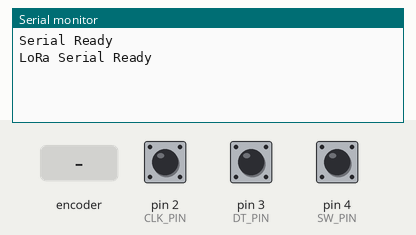
Simulated run of this sketch. Board: Arduino Uno, built with avr-gcc and run on an emulated ATmega328P. Shown: the last lines printed to the serial monitor. Inputs (shaded band) come from the test bench; at power-on: pin 4 (SW_PIN) HIGH, pin 2 (CLK_PIN) HIGH, pin 3 (DT_PIN) HIGH. The modem accepts every AT command (registered, SIM ready, sends succeed) and sends nothing else.

Above: at 1.2 s.
1.3 s: rotary encoder on pin 2 (CLK_PIN) / pin 3 (DT_PIN) turned 1 step (first pin leading)
At 2.6 s:
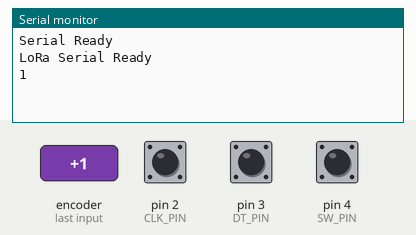
3.0 s: pin 4 (SW_PIN) pulled LOW for 0.15 s
At 3.9 s:
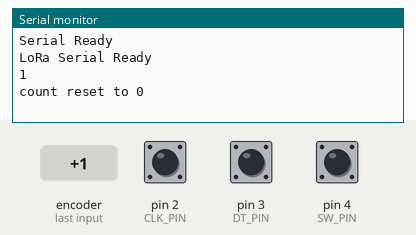
4.6 s: rotary encoder on pin 2 (CLK_PIN) / pin 3 (DT_PIN) turned 3 steps (first pin leading)
At 5.4 s:
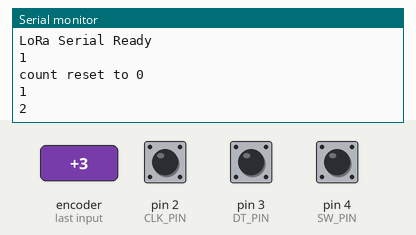

Measured:
- after the input at 1.3 s, the serial monitor: prints a new line at once (image 1)
- after the input at 3.0 s, the serial monitor: prints a new line at once (image 2)
- after the input at 4.6 s, the serial monitor: prints a new line at once (image 3)

The sketch:

Lab05_rotary.ino
```cpp
#include <SoftwareSerial.h>
#define SERIAL_BAUDRATE 9600
#define CLK_PIN 2 // 定義連接腳位
#define DT_PIN 3
#define SW_PIN 4
SoftwareSerial LoRaUART(10, 11); // to TX, to RX
#define interruptA 0 // UNO腳位2是interrupt 0，其他板子請見官方網頁

volatile long SensorValue = 0;
unsigned long t = 0;

void setup() {
  Serial.begin(SERIAL_BAUDRATE);
  while (!Serial) {
    ; // wait for serial port to connect. Needed for native USB port only
  }
  Serial.println("Serial Ready");
  LoRaUART.begin(SERIAL_BAUDRATE);
  LoRaUART.println("AT");

  while (!LoRaUART.available()) {
    ; // wait for software serial port ready.
  }
  Serial.println("LoRa Serial Ready");
  // 當狀態下降時，代表旋轉編碼器被轉動了
  attachInterrupt(interruptA, rotaryEncoderChanged, FALLING);
  pinMode(CLK_PIN, INPUT_PULLUP); // 輸入模式並啟用內建上拉電阻
  pinMode(DT_PIN, INPUT_PULLUP);
  pinMode(SW_PIN, INPUT_PULLUP);
}
void loop() {
  if(digitalRead(SW_PIN) == LOW){ // 按下開關，歸零
     SensorValue = 0;
     Serial.println("count reset to 0");
     delay(300);
  }
}
void rotaryEncoderChanged(){ // when CLK_PIN is FALLING
  unsigned long temp = millis();
  if(temp - t < 200) // 去彈跳
    return;
  t = temp;

  // DT_PIN的狀態代表正轉或逆轉
  SensorValue += digitalRead(DT_PIN) == HIGH ? 1 : -1;
  String SensorData;
  SensorData = String(SensorValue);
  Serial.println(SensorData);
  LoRaUART.println("AT+DTX=" + String(SensorData.length()) + ",\"" + SensorData + "\"");
}
```
